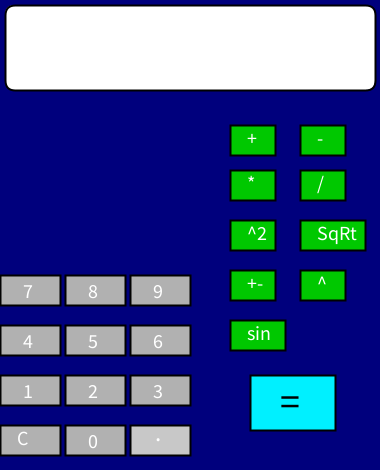
Frame 1 (no input)
Frame 60 (the mouse pressed at the canvas centre just before this capture): identical to frame 1, image omitted
Frame 120 (the mouse held since frame 60 and released just before this capture): identical to frame 1, image omitted

The Processing sketch that drew this single still picture (run headless with seeded random() and noise(); from frame 60 on, the mouse is pressed at the canvas centre):

// Processing sketch: BuildACalcP1
// ── BuildACalcP1.pde



CalcButton [] numButtons = new CalcButton[10];
CalcButton [] opButtons = new CalcButton[11];
CalcButton [] spButtons = new CalcButton[1];
String displayValue = "0";
String valuetoCompute = "";
String valuetoCompute2 = "";
float valueToComputeI = 0.0;
float valueToComputeI2 = 0.0;
float result = 0;
String opValue;
boolean firstNum;
char opValueS;


void setup() {

  size(380, 470);
  background(0, 0, 125);
  noFill();
  strokeWeight(3);
  stroke(200);
  fill(255);
  rect(5, 5, 370, 85, 10);

  numButtons[0] = new CalcButton(65, 425).asNumber(0, 60, 30);
  numButtons[1] = new CalcButton(0, 375).asNumber(1, 60, 30);
  numButtons[2] = new CalcButton(65, 375).asNumber(2, 60, 30);
  numButtons[3] = new CalcButton(130, 375).asNumber(3, 60, 30);
  numButtons[4] = new CalcButton(0, 325).asNumber(4, 60, 30);
  numButtons[5] = new CalcButton(65, 325).asNumber(5, 60, 30);
  numButtons[6] = new CalcButton(130, 325).asNumber(6, 60, 30);
  numButtons[7] = new CalcButton(0, 275).asNumber(7, 60, 30);
  numButtons[8] = new CalcButton(65, 275).asNumber(8, 60, 30);
  numButtons[9] = new CalcButton(130, 275).asNumber(9, 60, 30);
  opButtons[0] = new CalcButton(230, 125).asOperator("+", 45, 30);
  opButtons[1] = new CalcButton(300, 125).asOperator("-", 45, 30);
  opButtons[2] = new CalcButton(300, 425).asOperator("=", 60, 30);
  opButtons[3] = new CalcButton(230, 170).asOperator("*", 45, 30);
  opButtons[4] = new CalcButton(0, 425).asOperator("C", 60, 30);
  opButtons[5] = new CalcButton(300, 170).asOperator("/", 45, 30);
  opButtons[6] = new CalcButton(230, 220).asOperator("^2", 45, 30);
  opButtons[7] = new CalcButton(300, 220).asOperator("SqRt", 65, 30);
  opButtons[8] = new CalcButton(230, 270).asOperator("+-", 45, 30);
  opButtons[9] = new CalcButton(300,270).asOperator("^",45,30);
  opButtons[10] = new CalcButton(230,320).asOperator("sin",55,30);
  spButtons[0] = new CalcButton(130, 425).asSpecial(".", 60, 30);
  displayValue = "";
  firstNum = true;
}

void draw() {
  background(0, 0, 125);
  fill(255);
  //text(valueToComputeI,10,150);
  //text(valueToComputeI2,10,170);
  for (int i = 0; i<numButtons.length; i++) {
    numButtons[i].display();
    numButtons[i].clickButton(mouseX, mouseY);
  }
  for (int i = 0; i<opButtons.length; i++) {
    opButtons[i].display();
    opButtons[i].clickButton(mouseX, mouseY);
  }
  for (int i = 0; i<spButtons.length; i++) {
    spButtons[i].display();
    spButtons[i].clickButton(mouseX, mouseY);
  }
  updateDisplay();
}

void performCalculation() {
  valueToComputeI = float(valuetoCompute);
  valueToComputeI2 = float(valuetoCompute2);

  if (opValue == "+") {
    result = valueToComputeI + valueToComputeI2;
    displayValue = str(result);
  } 


  else if (opValue == "-") {
    result = valueToComputeI - valueToComputeI2;
    displayValue = str(result);
  } 

 
  else if (opValue == "*") {
    result = valueToComputeI * valueToComputeI2;
    displayValue = str(result);
  } 

  
  else if (opValue == "/") {
    result = valueToComputeI/valueToComputeI2;
    displayValue = str(result);
  } 

  
   else if (opValue == "^2") {
    result = valueToComputeI*valueToComputeI;
    displayValue = str(result);
  } 
  
  else if (opValue == "SqRt") {
    result = sqrt(valueToComputeI);
    displayValue = str(result);
  }
  
  else if (opValue == "+-") {
    if (firstNum) {
      valueToComputeI = valueToComputeI*-1;
      displayValue = str(valueToComputeI);
      valuetoCompute = str(valueToComputeI);
    } else {
      valueToComputeI2 = valueToComputeI2*-1;
      displayValue = str(valueToComputeI2);
    }
  }
  else if (opValue == "^") {
    result = pow(valueToComputeI,valueToComputeI2);
    displayValue = str(result);
  }
  
  else if (opValue == "sin") {
    result = sin(valueToComputeI);
    displayValue = str(result);
  }
  
}

void updateDisplay() {
  rect(5, 5, 370, 85, 10);
  fill(0);
  //textSize(20);
  //text(displayValue, 20, 37);
  text(displayValue, 20, 41);
}

void mousePressed() {
  for (int i=0; i<numButtons.length; i++) {
    numButtons[i].clickButton(mouseX, mouseY);
    if (numButtons[i].overBox) {
      if (firstNum) {
        println(i + " " + numButtons[i].numButtonValue);
        valuetoCompute += int(numButtons[i].numButtonValue);
        displayValue = valuetoCompute;
      } else {
        valuetoCompute2 += int(numButtons[i].numButtonValue);
        displayValue = valuetoCompute2;
      }
    }
  }
  for (int i = 0; i<opButtons.length; i++) {
    opButtons[i].clickButton(mouseX, mouseY);
    if (opButtons[i].overBox) {
      if (opButtons[i].opValue == "C") {
        displayValue = "";
        opValue = "C";
        valuetoCompute = "";
        valuetoCompute2 = "";
        valueToComputeI = 0;
        valueToComputeI2 = 0;
        result = 0;
        firstNum = true;
      } else if (opButtons[i].opValue == "=") {
        firstNum = true;
        performCalculation();
      } else if (opButtons[i].opValue == "-") {
        if (result != 0) {
          opValue = "-";
          valuetoCompute2 = "";
          firstNum = false;
          displayValue = "-";
        } else {
          opValue = "-";
          firstNum = false;
          displayValue = "-";
        }
      } else if (opButtons[i].opValue == "+") {
        if (result != 0) {
          opValue = "+";
          valuetoCompute2 = "";
          firstNum = false;
          displayValue = "+";
        } else {
          opValue = "+";
          firstNum = false;
          displayValue = "+";
        }
      } else if (opButtons[i].opValue == "*") {
        if (result != 0) {
          opValue = "*";
          valuetoCompute2 = "";
          firstNum = false;
          displayValue = "*";
        } else {
          opValue = "*";
          firstNum = false;
          displayValue = "*";
        }
      } else if (opButtons[i].opValue == "/") {
        if (result != 0) {
          opValue = "/";
          valuetoCompute2 = "";
          firstNum = false;
          displayValue = "/";
        } else {
          opValue = "/";
          firstNum = false;
          displayValue = "/";
        }
      } else if (opButtons[i].opValue == "^2") {
        if (result != 0) {
          opValue = "^2";
          valuetoCompute2 = "";
          firstNum = false;
          displayValue = "^2";
        } else {
          opValue = "^2";
          firstNum = false;
          displayValue = "^2";
        }
      } else if (opButtons[i].opValue == "SqRt") {
        if (result != 0) {
          opValue = "SqRt";
          valuetoCompute2 = "";
          firstNum = false;
          displayValue = "SqRt";
        } else {
          opValue = "SqRt";
          firstNum = false;
          displayValue =  "SqRt";
        }
      } else if (opButtons[i].opValue == "+-") {
        opValue = "+-";
        performCalculation();
      }
      else if (opButtons[i].opValue == "^") {
        if (result != 0) {
          opValue = "^";
          valuetoCompute2 = "";
          firstNum = false;
          displayValue = "^";
        } else {
          opValue = "^";
          firstNum = false;
          displayValue = "^";
        }
      }
      else if (opButtons[i].opValue == "sin") {
        if (result != 0) {
          opValue = "sin";
          valuetoCompute2 = "";
          firstNum = false;
          displayValue = "sin";
        } else {
          opValue = "sin";
          firstNum = false;
          displayValue = "sin";
        }
        
      }
    }
  }
  for (int i = 0; i<spButtons.length; i++) {
    spButtons[i].clickButton(mouseX, mouseY);
    if (spButtons[i].overBox) {
      if (spButtons[i].spValue == ".") {
        if (spButtons[i].overBox && firstNum == true) {
          valuetoCompute += spButtons[i].spValue;
          displayValue = valuetoCompute;
        } else if (spButtons[i].overBox && firstNum == false) {
          valuetoCompute2 += spButtons[i].spValue;
          displayValue = valuetoCompute2;
        }
      }
    }
  }
}
// ── CalcButton.pde
class CalcButton {
  boolean isNumber;
  boolean isSpecial;
  float numButtonValue;
  String opValue;
  String spValue;
  float x;
  float y;
  int boxSize;
  int buttonW;
  int buttonH;
  boolean overBox;


  CalcButton(float x, float y) {
    this.x = x;
    this.y = y;
  }

  CalcButton asNumber(float tempnumButtonValue, int tempW, int tempH) {
    isNumber = true;
    numButtonValue = tempnumButtonValue;
    buttonW = tempW;
    buttonH = tempH;
    return this;
  }

  CalcButton asOperator(String tempopVal, int tempW, int tempH) {
    opValue = tempopVal;
    buttonW = tempW;
    buttonH = tempH;
    return this;
  }

  CalcButton asSpecial(String tempspValue, int tempW, int tempH) {
    isSpecial = true;
    buttonW = tempW;
    buttonH = tempH;
    spValue =tempspValue;
    return this;
  } 

  void display() {
    if (isNumber) {
      if (overBox) {
        fill(200);
      } else {
        fill(177);
      }
      stroke(0);
      strokeWeight(2);
      rect(x, y, buttonW, buttonH);
      fill(255);
      textSize(20);
      text(int(numButtonValue), x + 23, y + 23);
    } else if (isSpecial) {
      fill(200);
      stroke(0);
      strokeWeight(2);
      rect(x, y, buttonW, buttonH);
      fill(255);
      textSize(25);
      text(spValue, x + 25, y + 16);
    } else { //for operators 
      if (overBox) {
        fill(0, 180, 0);
      } else {
        fill(0, 200, 0);
      }
      if (opValue == "=") {
        fill(0,240,255);
        stroke(0);
        strokeWeight(2);
        rect(x-50, y-50, buttonW+25, buttonH+25);
        fill(0);
        textSize(40);
        text( opValue, x-20, y-10 );
      } else if (opValue == "C") {
        if (overBox) {
          fill(200);
        } else {
          fill(177);
        }
        stroke(0);
        strokeWeight(2);
        rect(x, y, buttonW, buttonH);
        fill(255);
        textSize(20);
        text( opValue, x + 17, y + 20);
      }
      else {
        stroke(0);
        strokeWeight(2);
        rect(x, y, buttonW, buttonH);
        fill(255);
        textSize(20);
        text( opValue, x + 17, y + 20);
      }
    }
  }

  void clickButton(int xpos, int ypos) {
    if (opValue == "=") {
      overBox = xpos > x-50 && xpos < x + buttonW+25 && ypos > y-50 && ypos < y+buttonH+25;
    } else {
      overBox = xpos > x && xpos < x + buttonW && ypos > y && ypos < y+buttonH;
    }
  }
}
